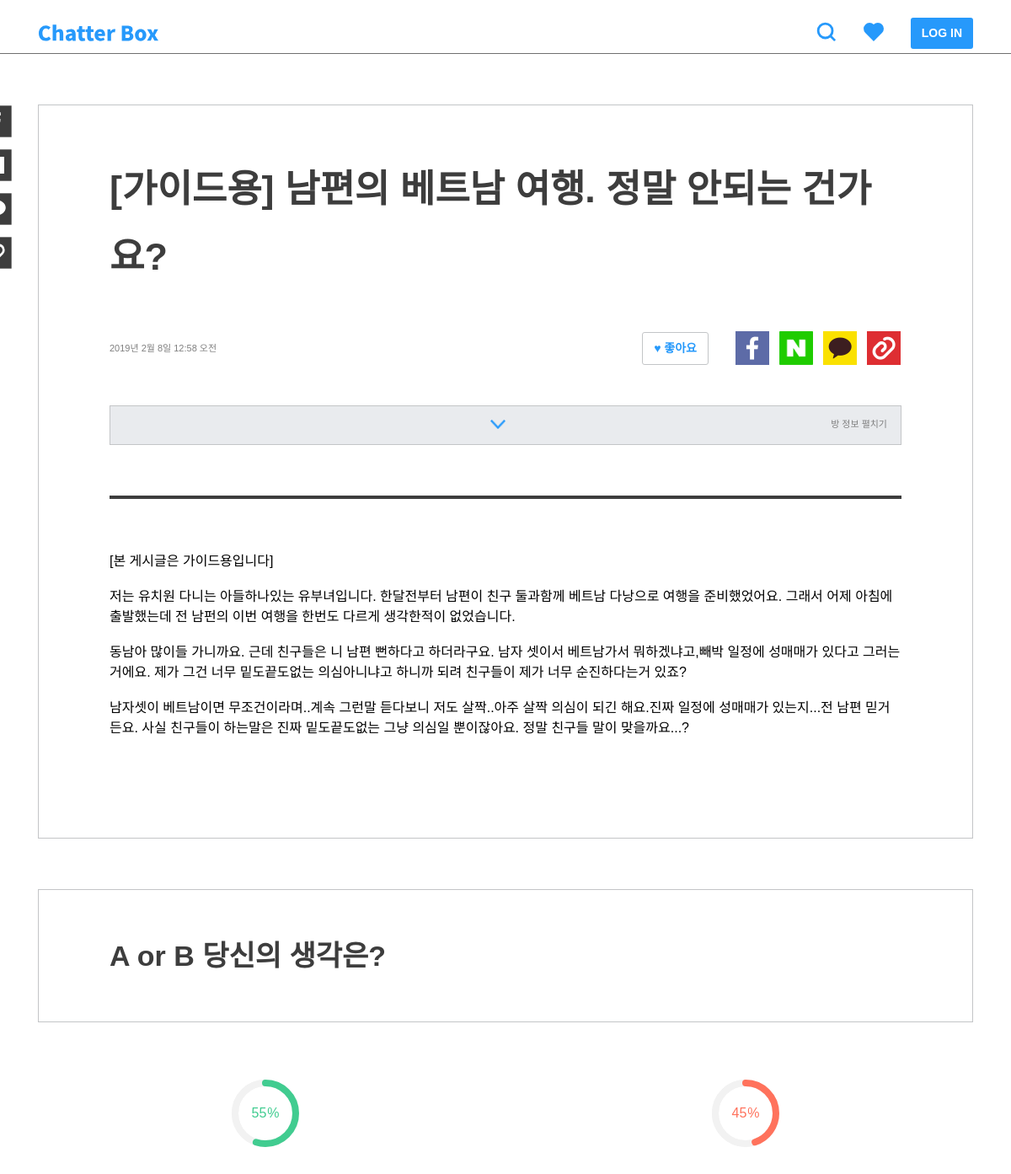
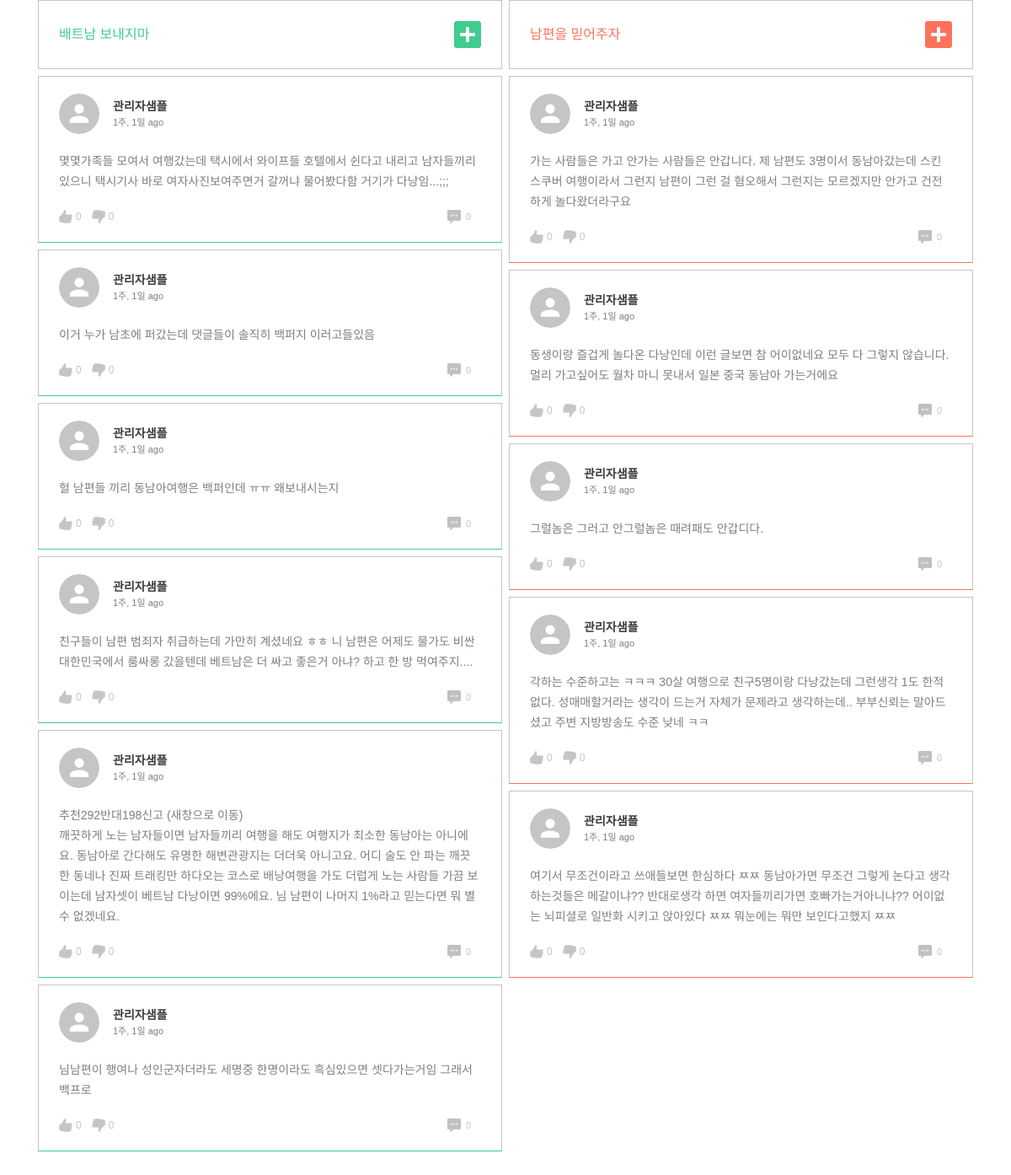
Screenshot of /post/32/ with the database file from the repository (2 pictures, top to bottom).
### post/models.py (models this page shows, shortened)
class TimeStampedModel(models.Model):
    created_at = models.DateTimeField(auto_now_add=True, null=True)
    updated_at = models.DateTimeField(auto_now=True, null=True)
    class Meta():
        abstract = True

class Post(TimeStampedModel):
    author = models.ForeignKey(settings.AUTH_USER_MODEL)
    category = models.ForeignKey('Category')
    title = models.CharField(max_length=160, null=True)
    background = models.TextField()
    background_image1 = models.ImageField(
        upload_to='post', blank=True, null=True)
    background_image2 = models.ImageField(
        upload_to='post', blank=True, null=True)
    background_image3 = models.ImageField(
        upload_to='post', blank=True, null=True)
    background_image4 = models.ImageField(
        upload_to='post', blank=True, null=True)
    background_image5 = models.ImageField(
        upload_to='post', blank=True, null=True)
    tag = TagField()
    view_count = models.PositiveSmallIntegerField(default=0)
    share_count = models.PositiveSmallIntegerField(default=0)
    pro_title = models.CharField(max_length=160, null=True)
    con_title = models.CharField(max_length=160, null=True)
    @property
    def pro_count(self):
        pro_sum = self.comment_set.filter(type=True).count()
        pro_comments = self.comment_set.filter(type=True)
        for comment in pro_comments:
            pro_sum = pro_sum + comment.count_comment_likes
        return pro_sum
    @property
    def con_count(self):
        con_sum = self.comment_set.filter(type=False).count()
        con_comments = self.comment_set.filter(type=False)
        for comment in con_comments:
            con_sum = con_sum + comment.count_comment_likes
        return con_sum
    @property
    def all_count(self):
        return self.pro_count + self.con_count
    @property
    def pro_percent(self):
        if not self.all_count == 0:
            result = self.pro_count / self.all_count
        else:
            result = 0
        return result
    @property
    def con_percent(self):
        if not self.all_count == 0:
            result = self.con_count / self.all_count
        else:
            result = 0
        return result
    class Meta:
        ordering = ['-created_at']

### comment/models.py (models this page shows, shortened)
class TimeStampedModel(models.Model):
    created_at = models.DateTimeField(auto_now_add=True, null=True)
    updated_at = models.DateTimeField(auto_now=True, null=True)
    class Meta():
        abstract = True

class Comment(TimeStampedModel):
    post = models.ForeignKey(post_models.Post)
    author = models.ForeignKey(settings.AUTH_USER_MODEL)
    content = models.TextField()
    type = models.BooleanField(default=True)
    @property
    def count_comment_likes(self):
        return self.like_comments.all().count()
    @property
    def natural_time(self):
        return naturaltime(self.created_at)

### member/models.py (models this page shows)
class User(AbstractUser):
    GENDER_MALE = 'm'
    GENDER_FEMALE = 'f'
    GENDER_OTHER = 'o'
    CHOICES_GENDER = (
        (GENDER_MALE, '남성'),
        (GENDER_FEMALE, '여성'),
        (GENDER_OTHER, '기타'),
    )
    profile_image = models.ImageField(
        default='default/user.png', null=True, upload_to='user')
    bio = models.CharField(max_length=160, null=True, blank=True)
    gender = models.CharField(
        max_length=1, choices=CHOICES_GENDER, null=True, blank=True)
    like_posts = models.ManyToManyField(
        'post.Post', blank=True, related_name='like_users')
    like_comments = models.ManyToManyField(
        'comment.Comment', blank=True, related_name='like_comments')
    hate_comments = models.ManyToManyField(
        'comment.Comment', blank=True, related_name='hate_comments')
    objects = UserManager()
    def __str__(self):
        return self.username

### post/views.py (the view)
# urls.py: url(r'^(?P<post_pk>\d+)/$', views.post_detail, name='post_detail'),
def post_detail(request, post_pk):
    post = get_object_or_404(Post, pk=post_pk)
    post.view_count = post.view_count + 1
    post.save()
    comment_form = comment_forms.CommentForm()
    comment_on_comment_form = comment_forms.CommentOnCommentForm()
    report_comment_form = comment_forms.ReportCommentForm()
    procomments = comment_models.Comment.objects.filter(post=post, type=True).annotate(
        like_count=Count('like_comments')).order_by('-like_count', '-created_at')
    concomments = comment_models.Comment.objects.filter(post=post, type=False).annotate(
        like_count=Count('like_comments')).order_by('-like_count', '-created_at')
    if request.user.is_authenticated():
        procomments_mine = procomments.filter(author=request.user).annotate(
            like_count=Count('like_comments')).order_by('-like_count', '-created_at')
        procomments_exclude = procomments.exclude(author=request.user).annotate(
            like_count=Count('like_comments')).order_by('-like_count', '-created_at')
        concomments_mine = concomments.filter(author=request.user).annotate(
            like_count=Count('like_comments')).order_by('-like_count', '-created_at')
        concomments_exclude = concomments.exclude(author=request.user).annotate(
            like_count=Count('like_comments')).order_by('-like_count', '-created_at')
    else:
        procomments_mine = None
        procomments_exclude = procomments
        concomments_mine = None
        concomments_exclude = concomments
    context = {
        'post': post,
        'procomments_mine': procomments_mine,
        'procomments_exclude': procomments_exclude,
        'concomments_mine': concomments_mine,
        'concomments_exclude': concomments_exclude,
        'comment_form': comment_form,
        'comment_on_comment_form': comment_on_comment_form,
        'report_comment_form': report_comment_form,
    }
    return render(request, 'post/post_detail.html', context)

### templates/post/post_detail.html (shortened to what this page needs)
{% extends 'base.html' %}
{% load static %}
{% load post_extras %}
{% block customCSS %}
<link rel="stylesheet" href="{% static 'css/include/pie_chart.css' %}">
<link rel="stylesheet" href="{% static 'css/post/share.css' %}">
<link rel="stylesheet" href="{% static 'css/post/post_detail.css' %}">
{% endblock %}
{% block content %}
<div class="fixed-share web-block">
    <div class="share-sns">
        <a href="javascript:shareFacebook()">
            <img src="{% static '/img/share-fb.svg' %}" />
        </a>
        <a href="javascript:shareNaver()">
            <img src="{% static '/img/share-naver.svg' %}" />
        </a>
        <a href="javascript:shareKatalk()">
            <img src="{% static '/img/share-kakao.svg' %}" />
        </a>
        <a class="web-block" href="javascript:shareLink()">
            <img src="{% static '/img/share-link.svg' %}" />
        </a>
    </div>
</div>
<div class="post-body m60">
    <h2>{{ post.title }}</h2>
    <div class="detail-header">
        <span>{{ post.updated_at }}</span>
        <div class="btn-wrap">
            <form action="{% url 'post:post_like_toggle' post_pk=post.pk %}" method="POST">
                {% if post in user.like_posts.all %}
                <button class="btn btn-fill">♥ 좋아요</button>
                {% else %}
                <button class="btn btn-line">♥ 좋아요</button>
                {% endif %}
            </form>
            <div class="share-sns">
                <a href="javascript:shareFacebook()">
                    <img src="{% static '/img/facebook.png' %}" />
                </a>
                <a href="javascript:shareNaver()">
                    <img src="{% static '/img/naver.png' %}" />
                </a>
                <a href="javascript:shareKatalk()">
                    <img src="{% static '/img/kakao.png' %}" />
                </a>
                <a class="web-block" href="javascript:shareLink()">
                    <img src="{% static '/img/clip.png' %}" />
                </a>
            </div>
        </div>
    </div>
    <div class="btn btn-full info-btn collapsed" data-toggle="collapse" data-target="#info-toggle">
        <img src="{% static '/img/icons/down.png' %}" />
        <span>방 정보 펼치기</span>
    </div>
    <hr class="detail-hr m60">
    <div class="detail-body">
        <div class="post-background">{{ post.background|safe|linebreaksbr }}</div>
    </div>
</div>
<div class="opinion m60">
    <h2>A or B 당신의 생각은?</h2>
</div>
<div class="percent-wrap row p-0">
    <div class="chart">
        <div class="percentage pro-chart" data-percent="{% widthratio post.pro_percent 1 100 %}">
            <span class="pro-title">{% widthratio post.con_percent 1 100 %}</span><sup class="pro-title">%</sup>
        </div>
    </div>
    <div class="chart">
        <div class="percentage con-chart" data-percent="{% widthratio post.con_percent 1 100 %}">
            <span class="con-title">{% widthratio post.con_percent 1 100 %}</span><sup class="con-title">%</sup>
        </div>
    </div>
</div>
{% include 'comment/comment_list.html' %}
{% include 'include/modal.html' with modal_id='shareModal' %}
{% endblock %}

### templates/comment/comment_list.html (shortened to what this page needs)
{% load static %}
{% block customCSS %}
<link rel="stylesheet" href="{% static 'css/comment/comment.css' %}">
<link rel="stylesheet" href="{% static 'css/comment/comment_action.css' %}">
{% endblock %}
<div class="row comment_title p-0">
    <div class="col-6 pro-title comment-toggle {% if not user.is_authenticated %}plzLogin{% endif %}" data-toggle="collapse"
        data-target="#pro-form">
        <h5>{{ post.pro_title }}</h5>
        <img class="add-pro" src="{% static '/img/icons/add-pro.svg' %}" />
    </div>
    <div class="col-6 con-title comment-toggle {% if not user.is_authenticated %}plzLogin{% endif %}" data-toggle="collapse"
        data-target="#con-form">
        <h5>{{ post.con_title }}</h5>
        <img class="add-con" src="{% static '/img/icons/add-con.svg' %}" />
    </div>
</div>
<div class="row comment-wrap p-0">
    <div class="pro-comments col-6 p-0">
        <div class="comment-list pro-list">
            <ul class="etc">
                {% for comment in procomments_exclude.all %}
                <li class="comment">{% include 'include/comment.html' %}</li>
                {% endfor %}
            </ul>
        </div>
    </div>
    <div class="con-comments col-6 p-0">
        <div class="comment-list con-list">
            <ul class="etc">
                {% for comment in concomments_exclude.all %}
                <li class="comment">{% include 'include/comment.html' %}</li>
                {% endfor %}
            </ul>
        </div>
    </div>
</div>
{% include 'include/toast.html' %}
{% include 'include/modal.html' with modal_id='reportModal' modal_title='신고하기' modal_btn='신고하기' %}

### templates/include/comment.html (shortened to what this page needs)
{% load static %}
<div class="comment-header">
    <div class="header-left">
        <img src="{{ comment.author.profile_image.url }}" />
        <h6>{{ comment.author }}<br><span>{{ comment.natural_time }}</span></h6>
    </div>
</div>
<h6 id="content-{{ comment.pk }}" class="comment-content">{{ comment.content|linebreaks }}</h6>
<div class="comment-footer">
    <div class="btn-wrap">
        <div class="like-hate">
            <button class="comment-like {% if not user.is_authenticated %}plzLogin{% endif %}" name="{{ comment.pk }}">
                {% if comment in user.like_comments.all %}
                <img src="{% static '/img/icons/like-hate-fill.png' %}" />
                <p class="count active"> {{ comment.like_comments.count }}</p>
                {% else %}
                <img src="{% static '/img/icons/like-hate-empty.png' %}" />
                <p class="count"> {{ comment.like_comments.count }}</p>
                {% endif %}
            </button>
        </div>
        <div class="like-hate">
            <button class="comment-hate {% if not user.is_authenticated %}plzLogin{% endif %}" name="{{ comment.pk }}">
                {% if comment in user.hate_comments.all %}
                <img class="hate" src="{% static '/img/icons/like-hate-fill.png' %}" />
                <p class="count active">{{ comment.hate_comments.count }}</p>
                {% else %}
                <img class="hate" src="{% static '/img/icons/like-hate-empty.png' %}" />
                <p class="count">{{ comment.hate_comments.count }}</p>
                {% endif %}
            </button>
        </div>
    </div>
    <div class="btn-wrap">
        <button class="coc-toggle {{ comment.pk }}-toggle collapsed" data-toggle="collapse" data-target="#action-{{ comment.pk }}">
            <img src="{% static '/img/icons/comment.png' %}" />
            <span class="count count-{{ comment.pk }}">{{ comment.comment_on_comment.count }}</span>
        </button>
    </div>
</div>

### rows the page displays
Post: title "[가이드용] 남편의 베트남 여행. 정말 안되는 건가요?", updated_at "2019년 2월 8일 12:58 오전", background "[본 게시글은 가이드용입니다] 저는 유치원 다니는 아들하나있는 유부녀입니다. 한달전부터 남편이 친구 둘과함께 베트남 다낭으로 여행을 준비했었어요. 그래서 어제 아침에 출발했는데 전 남펀의 이번 여행을 한번도 다르게 생각한적이 없었습니다. 동남아 많이들 가니까요. 근데 친구들은 니 남편 뻔하다고 하더라구요. 남자 셋이서 베트남가서 뭐하겠냐고,빼박 일정에 성매매가 있다고 그러는거에요. 제가 그건 너무 밑도끝도없는 의심아니냐고 하니까 되려 친구들이 제가 너무 순진하다는거 있죠? 남자셋이 베트남이면 무조건이라며..계속 그런말 듣다보니 저도 살짝..아주 살짝 의심이 되긴 해요.진짜 일정에 성매매가 있는지...전 남편 믿거든요. 사실 친구들이 하는말은 진짜 밑도끝도없는 그냥 의심일 뿐이잖아요. 정말 친구들 말이 맞을까요...?", pro_title "배트남 보내지마", con_title "남편을 믿어주자"
Comment: author.profile_image (placeholder picture), author "관리자샘플", natural_time "1주, 1일 ago", content "몇몇가족들 모여서 여행갔는데 택시에서 와이프들 호텔에서 쉰다고 내리고 남자들끼리 있으니 택시기사 바로 여자사진보여주면거 갈꺼냐 물어봤다함 거기가 다낭임...;;;", like_comments.count "0", hate_comments.count "0", comment_on_comment.count "0"
Comment: author.profile_image (placeholder picture), author "관리자샘플", natural_time "1주, 1일 ago", content "이거 누가 남초에 퍼갔는데 댓글들이 솔직히 백퍼지 이러고들있음", like_comments.count "0", hate_comments.count "0", comment_on_comment.count "0"
Comment: author.profile_image (placeholder picture), author "관리자샘플", natural_time "1주, 1일 ago", content "헐 남편들 끼리 동남아여행은 백퍼인데 ㅠㅠ 왜보내시는지", like_comments.count "0", hate_comments.count "0", comment_on_comment.count "0"
Comment: author.profile_image (placeholder picture), author "관리자샘플", natural_time "1주, 1일 ago", content "친구들이 남편 범죄자 취급하는데 가만히 계셨네요 ㅎㅎ 니 남편은 어제도 물가도 비싼 대한민국에서 룸싸롱 갔을텐데 베트남은 더 싸고 좋은거 아냐? 하고 한 방 먹여주지....", like_comments.count "0", hate_comments.count "0", comment_on_comment.count "0"
Comment: author.profile_image (placeholder picture), author "관리자샘플", natural_time "1주, 1일 ago", content "추천292반대198신고 (새창으로 이동) 깨끗하게 노는 남자들이면 남자들끼리 여행을 해도 여행지가 최소한 동남아는 아니에요. 동남아로 간다해도 유명한 해변관광지는 더더욱 아니고요. 어디 술도 안 파는 깨끗한 동네나 진짜 트래킹만 하다오는 코스로 배낭여행을 가도 더럽게 노는 사람들 가끔 보이는데 남자셋이 베트남 다낭이면 99%에요. 님 남편이 나머지 1%라고 믿는다면 뭐 별수 없겠네요.", like_comments.count "0", hate_comments.count "0", comment_on_comment.count "0"
Comment: author.profile_image (placeholder picture), author "관리자샘플", natural_time "1주, 1일 ago", content "님남편이 행여나 성인군자더라도 세명중 한명이라도 흑심있으면 셋다가는거임 그래서 백프로", like_comments.count "0", hate_comments.count "0", comment_on_comment.count "0"
Comment: author.profile_image (placeholder picture), author "관리자샘플", natural_time "1주, 1일 ago", content "가는 사람들은 가고 안가는 사람들은 안갑니다. 제 남편도 3명이서 동남아갔는데 스킨스쿠버 여행이라서 그런지 남편이 그런 걸 혐오해서 그런지는 모르겠지만 안가고 건전하게 놀다왔더라구요", like_comments.count "0", hate_comments.count "0", comment_on_comment.count "0"
Comment: author.profile_image (placeholder picture), author "관리자샘플", natural_time "1주, 1일 ago", content "동생이랑 즐겁게 놀다온 다낭인데 이런 글보면 참 어이없네요 모두 다 그렇지 않습니다. 멀리 가고싶어도 월차 마니 못내서 일본 중국 동남아 가는거에요", like_comments.count "0", hate_comments.count "0", comment_on_comment.count "0"
Comment: author.profile_image (placeholder picture), author "관리자샘플", natural_time "1주, 1일 ago", content "그럴놈은 그러고 안그럴놈은 때려패도 안갑디다.", like_comments.count "0", hate_comments.count "0", comment_on_comment.count "0"
Comment: author.profile_image (placeholder picture), author "관리자샘플", natural_time "1주, 1일 ago", content "각하는 수준하고는 ㅋㅋㅋ 30살 여행으로 친구5명이랑 다낭갔는데 그런생각 1도 한적없다. 성매매할거라는 생각이 드는거 자체가 문제라고 생각하는데.. 부부신뢰는 말아드셨고 주변 지방방송도 수준 낮네 ㅋㅋ", like_comments.count "0", hate_comments.count "0", comment_on_comment.count "0"
Comment: author.profile_image (placeholder picture), author "관리자샘플", natural_time "1주, 1일 ago", content "여기서 무조건이라고 쓰애들보면 한심하다 ㅉㅉ 동남아가면 무조건 그렇게 논다고 생각하는것들은 메갈이냐?? 반대로생각 하면 여자들끼리가면 호빠가는거아니냐?? 어이없는 뇌피셜로 일반화 시키고 앉아있다 ㅉㅉ 뭐눈에는 뭐만 보인다고했지 ㅉㅉ", like_comments.count "0", hate_comments.count "0", comment_on_comment.count "0"
